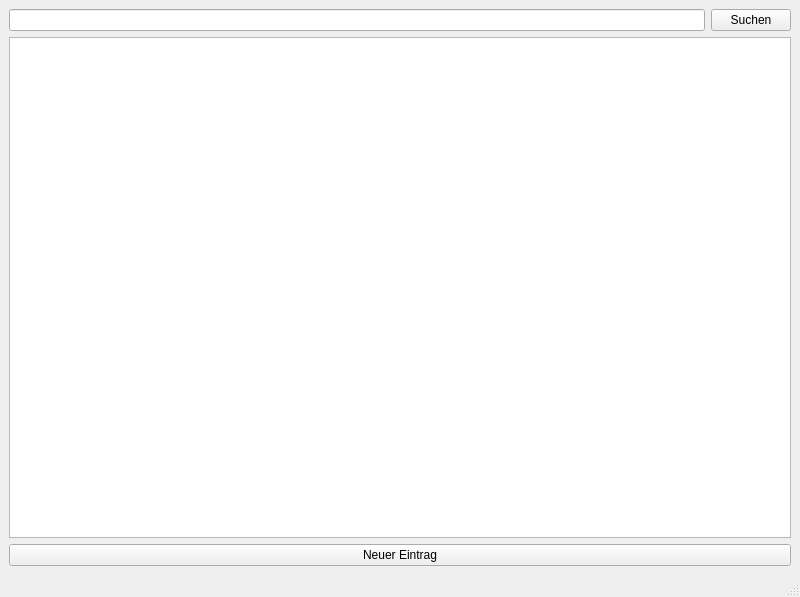
<?xml version="1.0" encoding="UTF-8"?>
<ui version="4.0">
 <class>CardioWindow</class>
 <widget class="QMainWindow" name="CardioWindow">
  <property name="geometry">
   <rect>
    <x>0</x>
    <y>0</y>
    <width>800</width>
    <height>597</height>
   </rect>
  </property>
  <property name="windowTitle">
   <string>CardioWindow</string>
  </property>
  <widget class="QWidget" name="centralwidget">
   <layout class="QVBoxLayout" name="verticalLayout">
    <item>
     <layout class="QHBoxLayout" name="horizontalLayout">
      <item>
       <widget class="QLineEdit" name="searchTextEdit"/>
      </item>
      <item>
       <widget class="QPushButton" name="searchButton">
        <property name="text">
         <string>Suchen</string>
        </property>
       </widget>
      </item>
     </layout>
    </item>
    <item>
     <widget class="QTableView" name="dbView"/>
    </item>
    <item>
     <layout class="QHBoxLayout" name="horizontalLayout_2">
      <item>
       <widget class="QPushButton" name="newButton">
        <property name="text">
         <string>Neuer Eintrag</string>
        </property>
       </widget>
      </item>
     </layout>
    </item>
   </layout>
  </widget>
  <widget class="QStatusBar" name="statusbar"/>
  <action name="actionNeuer_Kontakt">
   <property name="text">
    <string>Neuer Kontakt</string>
   </property>
  </action>
  <action name="actionVerlassen">
   <property name="text">
    <string>Verlassen</string>
   </property>
  </action>
  <action name="actionVerwaltung_Postleitzahlen">
   <property name="text">
    <string>Verwaltung Postleitzahlen</string>
   </property>
  </action>
 </widget>
 <resources/>
 <connections/>
</ui>
